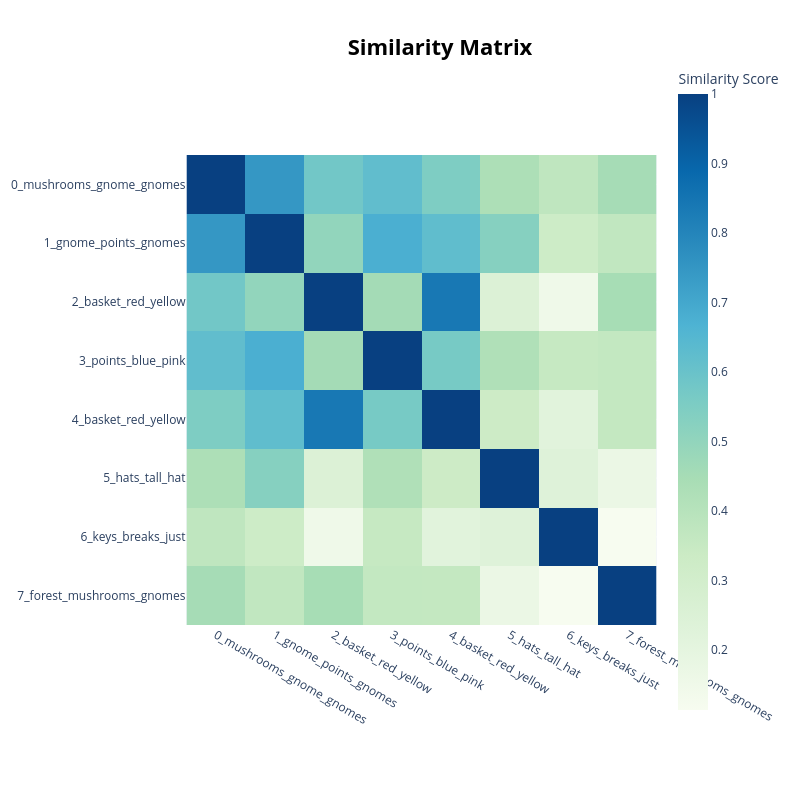

The code cell stored with this chart in its notebook:
### Markdown cell above
SI X

### Code cell
topic_model.visualize_heatmap(use_ctfidf=True)

### Figure 1 — Plotly figure (JSON) as saved in the notebook; plotly's stock layout.template omitted (floating-point values rounded to 4 significant figures)
{"data": [{"coloraxis": "coloraxis", "hovertemplate": "x: %{x}<br>y: %{y}<br>Similarity Score: %{z}<extra></extra>", "name": "0", "type": "heatmap", "x": ["0_mushrooms_gnome_gnomes", "1_gnome_points_gnomes", "2_basket_red_yellow", "3_points_blue_pink", "4_basket_red_yellow", "5_hats_tall_hat", "6_keys_breaks_just", "7_forest_mushrooms_gnomes"], "xaxis": "x", "y": ["0_mushrooms_gnome_gnomes", "1_gnome_points_gnomes", "2_basket_red_yellow", "3_points_blue_pink", "4_basket_red_yellow", "5_hats_tall_hat", "6_keys_breaks_just", "7_forest_mushrooms_gnomes"], "yaxis": "y", "z": [[1.0, 0.7459, 0.5795, 0.622, 0.5485, 0.4317, 0.3744, 0.4517], [0.7459, 1.0, 0.4995, 0.6781, 0.6236, 0.5301, 0.3273, 0.3694], [0.5795, 0.4995, 1.0, 0.4558, 0.8401, 0.2471, 0.1501, 0.4486], [0.622, 0.6781, 0.4558, 1.0, 0.5657, 0.4222, 0.3535, 0.3613], [0.5485, 0.6236, 0.8401, 0.5657, 1.0, 0.3297, 0.2192, 0.3606], [0.4317, 0.5301, 0.2471, 0.4222, 0.3297, 1.0, 0.2367, 0.1718], [0.3744, 0.3273, 0.1501, 0.3535, 0.2192, 0.2367, 1.0, 0.1135], [0.4517, 0.3694, 0.4486, 0.3613, 0.3606, 0.1718, 0.1135, 1.0]]}], "layout": {"coloraxis": {"colorbar": {"title": {"text": "Similarity Score"}}, "colorscale": [[0, "rgb(247,252,240)"], [0.125, "rgb(224,243,219)"], [0.25, "rgb(204,235,197)"], [0.375, "rgb(168,221,181)"], [0.5, "rgb(123,204,196)"], [0.625, "rgb(78,179,211)"], [0.75, "rgb(43,140,190)"], [0.875, "rgb(8,104,172)"], [1, "rgb(8,64,129)"]]}, "height": 800, "hoverlabel": {"bgcolor": "white", "font": {"family": "Rockwell", "size": 16}}, "legend": {"title": {"text": "Trend"}}, "margin": {"t": 60}, "showlegend": true, "title": {"font": {"color": "Black", "size": 22}, "text": "<b>Similarity Matrix</b>", "x": 0.55, "xanchor": "center", "y": 0.95, "yanchor": "top"}, "width": 800, "xaxis": {"anchor": "y", "constrain": "domain", "domain": [0, 1], "scaleanchor": "y"}, "yaxis": {"anchor": "x", "autorange": "reversed", "constrain": "domain", "domain": [0, 1]}}}
